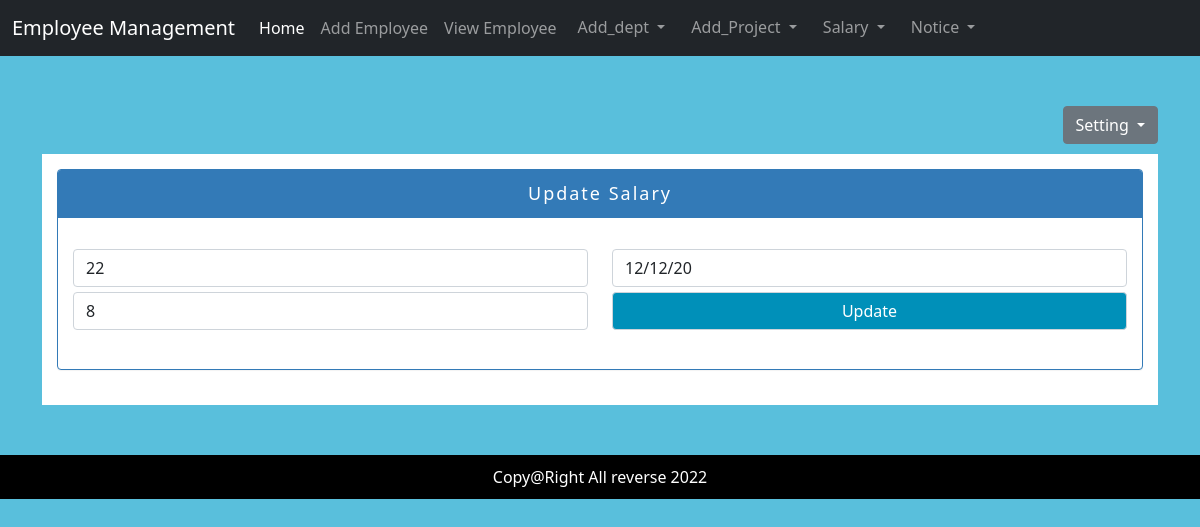
Page /updatesalary.php?edit=3 (signed in) on the committed database.
### tables this page shows
CREATE TABLE `salary` (
  `id` int(11) NOT NULL,
  `emp_id` varchar(200) NOT NULL,
  `name` varchar(200) NOT NULL,
  `salary` varchar(200) NOT NULL,
  `medical` varchar(200) NOT NULL,
  `total_days` varchar(50) NOT NULL,
  `absent` varchar(50) NOT NULL,
  `month` varchar(50) NOT NULL,
  `dailybase` varchar(100) NOT NULL,
  `totalsal` varchar(100) NOT NULL,
  `house_rent` varchar(100) NOT NULL,
  `traveling` varchar(100) NOT NULL
);

### updatesalary.php (the view, shortened to what this page needs)
<?php
  include 'connection/db.php';
?>
<?php include 'inc/header.php' ?>
    <section style="margin-bottom: 10px;" id="">
      <div class="container">
        <div class="deshbord">
          <div class="row">
           <div class="col-md-6">
          </div>
          <div class="col-md-6">
            <div class="Profile">
              <div class="dropdown">
                <button class="btn btn-secondary dropdown-toggle" type="button" id="dropdownMenuButton2" data-bs-toggle="dropdown" aria-expanded="false">
                  Setting
                </button>
              </div>
            </div>
          </div>
        </div>
        </div>
      </div>
    </section>
    <section id="body">
      <div class="container">
        <div class="row">
          <div class="col-md-12">
            <div class="from-1">
               <div class="panel panel-primary">
                  <div class="panel-heading">Update Salary</div>
                  <div class="panel-body">
                     <?php
                      if (isset($_GET['edit'])) {
                        $i = $_GET['edit'];
                        $sql4 = "SELECT * FROM salary WHERE id = '$i'";
                        $run4 = mysqli_query($cn,$sql4);
                        $row = mysqli_fetch_array($run4);
                  ?>
                    <form action="" method="post">
                    <div class="row">
                  <div class="col-md-6">
                    <input type="text" name="total_days" class="form-control" id="inputEmail4" value="<?php echo $row['total_days']; ?>">
                    <input type="text" name="absent" class="form-control" id="inputEmail4" value="<?php echo $row['absent']; ?>">
                  </div>
                  <div class="col-md-6">
                    <input type="text" name="month" class="form-control" id="inputEmail4" value="<?php echo $row['month']; ?>">
                    <input style="width: 100% !important;" type="submit" name="update" id="login-btn" class="form-control" value="Update">
                    <br>
                  </div>
                </div>
                </form>
              <?php } ?>
              </div>
                  </div>
              </div>
              </div>
            </div>
          </div>
    </section>
    <?php include 'inc/footer.php' ?>

### css/login.css (style rules this page uses)
body { background: #04C582; }

### css/style.css (style rules this page uses)
body { background: #59BFDC !important; }
.deshbord { margin-top: 50px !important; }
.Profile { float: right; }
.deshbord { margin-top: 15px; }
.from-1 { background: white; width: 100%; padding: 15px; margin-bottom: 20px; }
#inputEmail4 { margin-bottom: 5px; }
#login-btn { background: green; color: white; }
#login-btn { background: #0090b9 !important; width: 49% !important; }
.panel-primary { border-color: #337ab7 !important; }
.panel { margin-bottom: 20px; background-color: #fff; border: 1px solid transparent; border-radius: 4px; -webkit-box-shadow: 0 1px 1px rgba(0,0,0,.05); box-shadow: 0 1px 1px rgba(0,0,0,.05); }
.panel-primary>.panel-heading { color: #fff; background-color: #337ab7; border-color: #337ab7; }
.panel-heading { padding: 10px 15px; border-bottom: 1px solid transparent; border-top-left-radius: 3px; border-top-right-radius: 3px; text-align: center; font-size: 18px; letter-spacing: 2px; }
.panel-body { padding: 15px; }

### rows in the picture
salary: total_days "22", absent "8", month "12/12/20"
